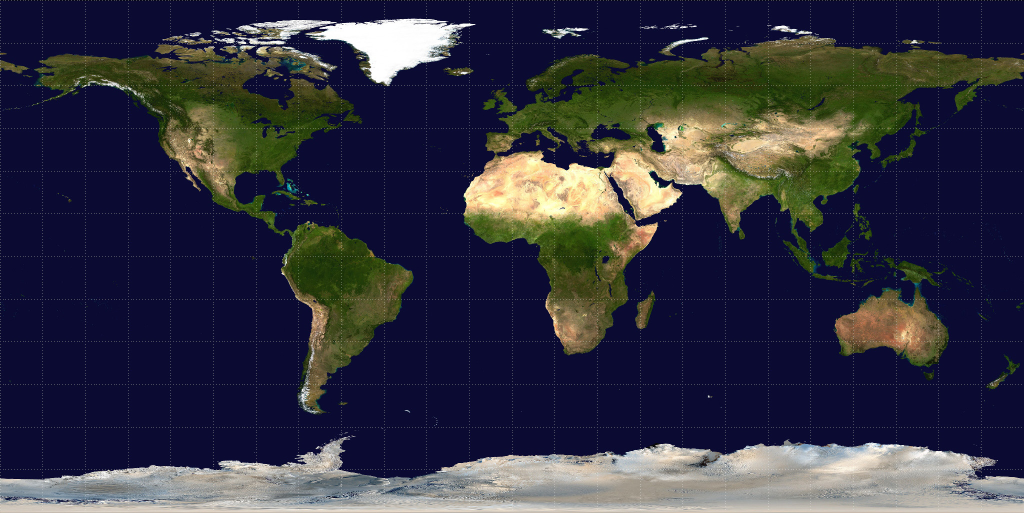
#> input picture earth.jpg, 2048 x 1025 px (shown at 1/2 size)
$ jupyter execute --allow-errors Unit1_FinalProject.ipynb
#> lines starting #> are read from the running program, lines starting #| are printed output that depends on the picture
# Let's map some earthquakes!

Use this notebook to complete your final project for unit 1. You'll use a "for loop" and conditionals to select the right earthquakes to plot on your map and discover something about the seismic activity in your region.

## Data Setup
In this section we'll open up our data file and turn it into a list of lists that we can work with using "for loops".

We'll be making a graph, so import the matplotlib.pyplot library with the alias plt:

[cell 1]
import matplotlib.pyplot as plt

Next, we will open the data file using the open() function and then skip the first row using the .readline() method:

#> (a cell that did not finish here is left out)

Currently our file is one long string. Let's make each line of the data file a list and put all of those lists into one big list called quakes_list.

[cell 3]
quakes_list = []
#> (the rest of this cell did not finish here and is left out)

#> (a cell that did not finish here is left out)

Print out the length of quakes_list to see how many earthquakes are in our data file:

[cell 5]
print(len(quakes_list))

## Selecting your data
In this section you'll decide which data you need for your project. You'll use "for loops" and conditionals to select the right data.

You will need latitudes and longitudes for your scatter plot, so create two empty lists to hold those values:

[cell 6]
latitudes = []
longitudes = []

Next, decide as a group what range of years you want to look at (between 1800 and 2018). You should base your decision on the research you did on the seismic activity in your region.

You'll also need to know the "region code" for your region:
- Africa: 10
- Central America: 100
- Central and South Pacific: 170
- North America: 150
- South America: 160

Create a "for loop" that loops through the lines in quakes_list and appends the latitute and longitude to the lists you created above **if** the earthquake for that row occurred in your region and during your year range.

Hints:
- You can nest an if statement inside another if statement
- You can compare a value to two other values like this: 5 < x < 10

[cell 7]
for i in quakes_list:
    if float(i[8]) == 160:
        if float(i[0])>1800:
            latitudes.append(float(i[6]))
            longitudes.append(float(i[7]))

Print out the length of your latitude and longitude lists. Does this result make sense?

[cell 8]
print(len(longitudes))
print(len(latitudes))

## Making your graph
Now that you've created lists with your x data (longitude) and y data (latitude) it's time to make a scatter plot!

Replace the coordinates in plt.xlim and plt.ylim functions below as follows:
- Africa: x = (-25,50), y = (-40,45)
- Central America: x = (-100,-70), y = (0,25)
- Central and South Pacific: x = (80,180), y = (-70,30)
- North America: x = (-180,-50), y = (0,90)
- South America: x = (-120,-20), y = (-60,20)

[cell 9]
# This function clears any leftover plots
plt.clf()

# This code adds an image behind your plot
image = plt.imread("earth.jpg")
#> image is the input picture: shape (1025, 2048, 3); mean R, G, B 50.8, 50.7, 65.5
fig, ax = plt.subplots()
ax.imshow(image, extent = [-180,180,-90,90])

# This code crops the image to show only your region.
# IMPORTANT: Replace the coordinates in plt.xlim and plt.ylim functions
# To match your region using the key above
plt.xlim(-120,-20)
plt.ylim(-60,20)

# Create a scatter plot using plt.scatter().
# You can change the size, shape, and color of your markers!
# Try adding s = #, marker = "symbol", and c = "color"

plt.scatter(longitudes, latitudes,color="indigo")
plt.xlabel("Longitudes")
plt.ylabel("Latitudes")
plt.title("Major Earthquakes in South America Since 1800")
plt.show()
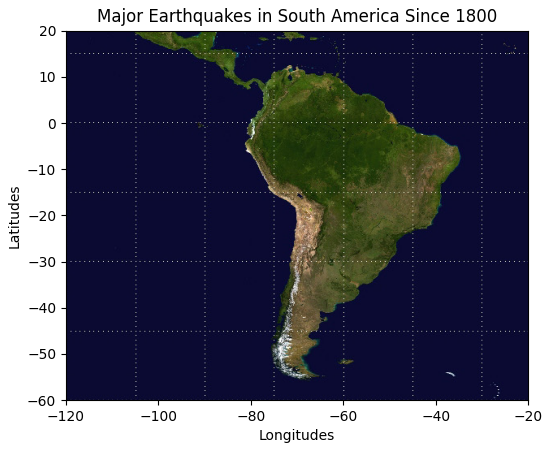
#> figure drawn by matplotlib, 1 panel

# Don't forget plt.show()!

[cell 10]
# This function clears any leftover plots
plt.clf()

# This code adds an image behind your plot
image = plt.imread("Plates.png")
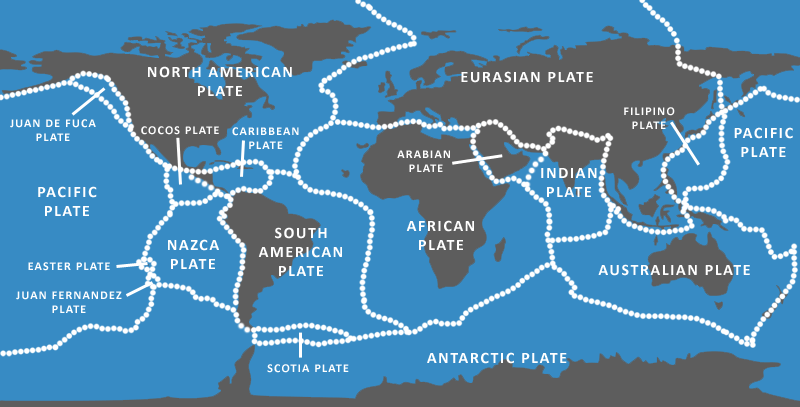
#> input picture plates.png, 800 x 407 px, found by its file name
#> image is the input picture: shape (407, 800, 4) float32; mean R, G, B, A 0.317, 0.529, 0.671, 1
fig, ax = plt.subplots()
ax.imshow(image, extent = [-180,180,-90,90])

# This code crops the image to show only your region.
# IMPORTANT: Replace the coordinates in plt.xlim and plt.ylim functions
# To match your region using the key above
plt.xlim(-120,-20)
plt.ylim(-60,20)

# Create a scatter plot using plt.scatter().
# You can change the size, shape, and color of your markers!
# Try adding s = #, marker = "symbol", and c = "color"

plt.scatter(longitudes, latitudes,color="indigo")
plt.xlabel("Longitudes")
plt.ylabel("Latitudes")
plt.title("Major Earthquakes in South America Since 1800")
plt.savefig("quakes_graph.png", dpi = 1000)
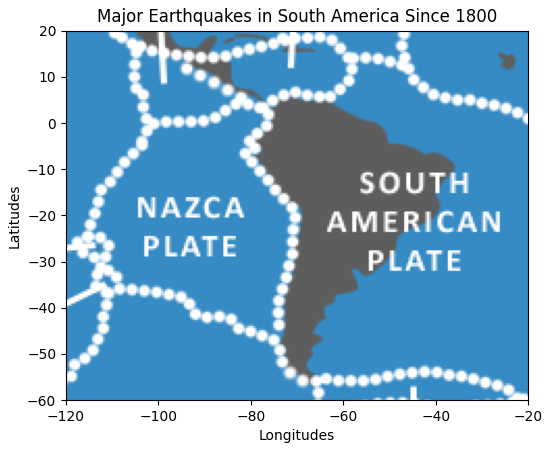
#> figure drawn by matplotlib, 1 panel

# Don't forget plt.show()!
plt.show()
